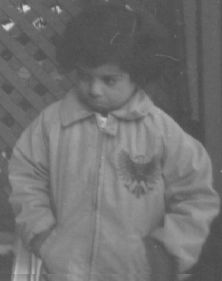
%> input picture test.png, 222 x 281 px
$ octave inclass5.m   (GNU Octave 9; MATLAB toolbox functions it lacks are replaced by stand-ins)
%> lines starting %> are read from the running program, lines starting %| are printed output that depends on the picture
### imgstretch.m
%Walter Frank Lenoir
function result=imgstretch(img)
    Low_High = stretchlim(img);
    result = imadjust(img,Low_High,[]);
    figure;
    imshow(result);

end

### imgstretch2.m
%Walter Frank Lenoir
function result=imgstretch2(img,val)
    Low_High = stretchlim(img,[val 1-val]);
    result = imadjust(img,Low_High,[]);
    figure;
    imshow(result);

end

### imgstretch3.m
%Walter Frank Lenoir
function result=imgstretch3(img,val)
if nargin == 2
    Low_High = stretchlim(img,[val 1-val]);
    result = imadjust(img,Low_High,[]);
    figure;
    imshow(result);

elseif nargin == 1
    val = 0.01;
    Low_High = stretchlim(img,[val 1-val]);
    result = imadjust(img,Low_High,[]);
    figure;
    imshow(result);
end
end

### revcomp.m
%Walter Frank Lenoir
function rev=revcomp(string)
string = reverse(string);
result = "";
for i = 1:length(string)
    if string(i) == 'A'
        result = result + 'T';
    elseif string(i) == 'T'
        result = result +'A';
    elseif string(i) == 'C'
        result = result + 'G';
    elseif string(i) == 'G'
        result = result + 'C';
    end

end
rev = result;
end

### inclass5.m
%AW: looks good. 1/1. See comment below.

%Inclass assignment 5.

% Walter Frank Lenoir

% 1. (a) Write a function that reads in an image and displays it so that 1%
% of the pixels are black and 1% of the pixels are white. Hint: your
% function can call the stretchlim function, see the help for that function.
% (b) Write a second function where the fraction of pixels to display as
% black or white are equal and can be specified as a second input to this
% function. (c) Redo part (b) but make the option to specify the fraction
% of black/white pixels optional with a default value of 1% if not
% specified.

%a)
img = imread('test.png');
%> img is the input picture: size 281x222x3 uint8; min 74, max 215, mean 112.1
test = imgstretch(img);
%> in imgstretch, `Low_High = stretchlim(img);`: Low_High = [0.306 0.306 0.306; 0.624 0.624 0.624]
%> in imgstretch, `result = imadjust(img,Low_High,[]);`:
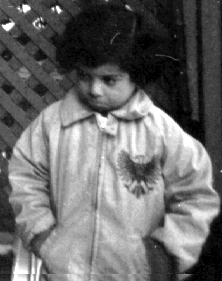
%> result: size 281x222x3 uint8; min 0, max 255, mean 107

%b)
val = 0.4;
img = imread('test.png');
test = imgstretch2(img,val);
%> in imgstretch2, `Low_High = stretchlim(img,[val 1-val]);`: Low_High = [0.396 0.396 0.396; 0.478 0.478 0.478]
%> in imgstretch2, `result = imadjust(img,Low_High,[]);`:
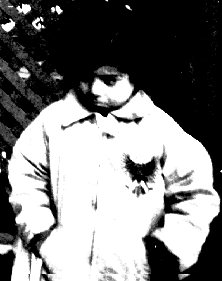
%> result: size 281x222x3 uint8; min 0, max 255, mean 123.7

%c)
%AW: this works but try to only put the needed code inside the condition to avoid writing repetitive code.
val = 0.4;
img = imread('test.png');
test = imgstretch3(img,val);
test = imgstretch3(img);


%2. Write a function to take the reverse complement of a DNA sequence, that
%is, returns the complementary base pair for each base, read from end
%to beginning. (e.g. the reverse compliment of ATGC is GCAT). Do not use the
%builtin MATLAB function for this.

%Walter Frank Lenoir

string = 'ATGC';
rev = revcomp(string);
disp(rev);
